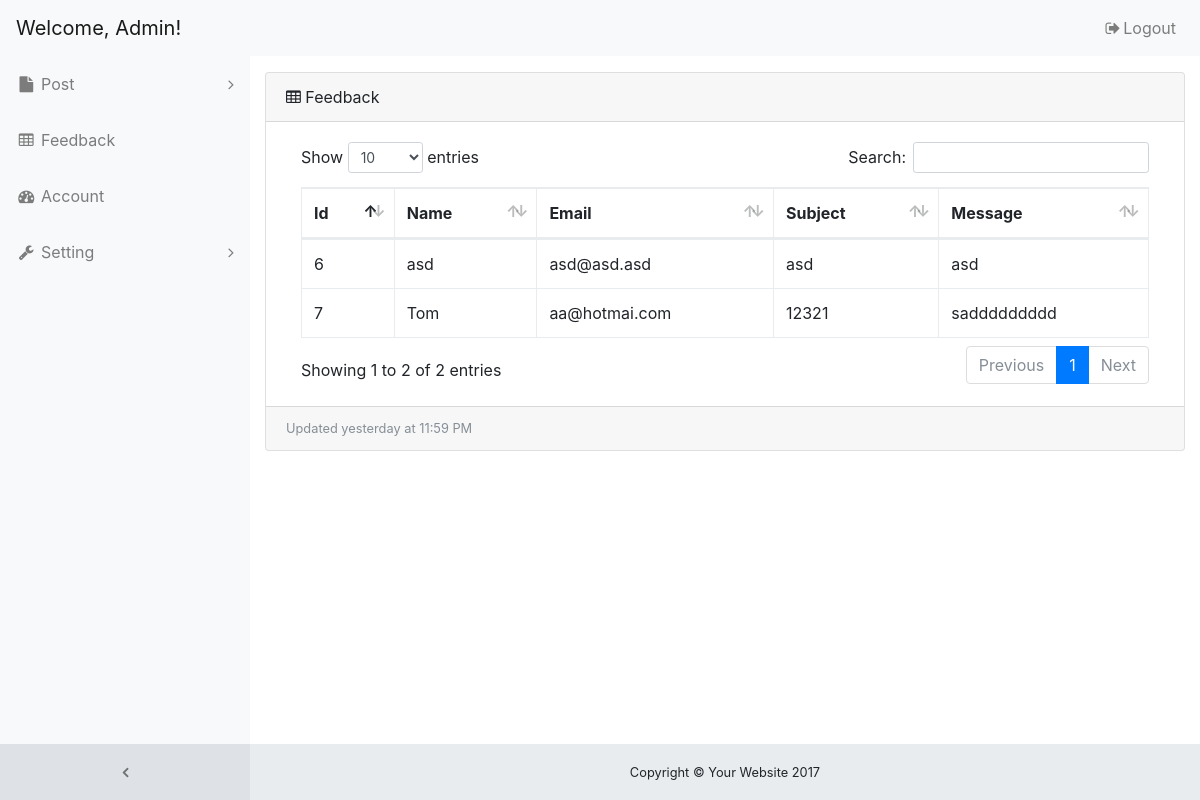
The page /admin/feedback.php (signed in) on the database its author committed.
### tables this page shows
CREATE TABLE IF NOT EXISTS `contact` (
  `Id` int(20) NOT NULL AUTO_INCREMENT,
  `Name` varchar(30) NOT NULL,
  `Email` varchar(20) NOT NULL,
  `Subject` varchar(50) NOT NULL,
  `Message` text NOT NULL,
  PRIMARY KEY (`Id`)
);

### admin/feedback.php (the view, shortened to what this page needs)
<?php
	require_once('../database.php');
	$sth = $conn->prepare("SELECT Id,Name, Email,Subject,Message FROM Contact");
	$sth->execute();
    $result = $sth->fetchAll();
?>
<?php include("header.php"); ?>
  <div class="content-wrapper">
    <div class="container-fluid">
      <div class="card mb-3">
        <div class="card-header">
          <i class="fa fa-table"></i> Feedback </div>
        <div class="card-body">
          <div class="table-responsive">
            <table class="table table-bordered" id="dataTable" width="100%" cellspacing="0">
              <thead>
                <tr>
                  <th>Id</th>
                  <th>Name</th>
                  <th>Email</th>
                  <th>Subject</th>
                  <th>Message</th>
                </tr>
              </thead>
              <tbody>
                <?php
  							foreach ($result as $aa){
  								echo "<tr><td>".$aa['Id']."</td><td>".$aa["Name"]."</td><td>".$aa['Email']."</td><td>".$aa['Subject']."</td><td>".$aa['Message']."</td></tr>";
							  }
						    ?>
              </tbody>
            </table>
          </div>
        </div>
        <div class="card-footer small text-muted">Updated yesterday at 11:59 PM</div>
      </div>
    </div>
    <footer class="sticky-footer">
      <div class="container">
        <div class="text-center">
          <small>Copyright © Your Website 2017</small>
        </div>
      </div>
    </footer>
  </div>
</body>
</html>

### admin/css/sb-admin.css (style rules this page uses)
html { position: relative; min-height: 100%; }
body { overflow-x: hidden; }
body.sticky-footer { margin-bottom: 56px; }
body.sticky-footer .content-wrapper { min-height: calc(100vh - 56px - 56px); }
body.fixed-nav { padding-top: 56px; }
.content-wrapper { min-height: calc(100vh - 56px); padding-top: 1rem; }
.content-wrapper { overflow-x: hidden; background: white; }
@media (min-width: 992px) { .content-wrapper { margin-left: 250px; } }
footer.sticky-footer { position: absolute; right: 0; bottom: 0; width: 100%; height: 56px; background-color: #e9ecef; line-height: 55px; }
@media (min-width: 992px) { footer.sticky-footer { width: calc(100% - 250px); } }

### rows shown on the page
contact: Id "6", Name "asd", Email "asd@asd.asd", Subject "asd", Message "asd"
contact: Id "7", Name "Tom", Email "aa@hotmai.com", Subject "12321", Message "saddddddddd"
